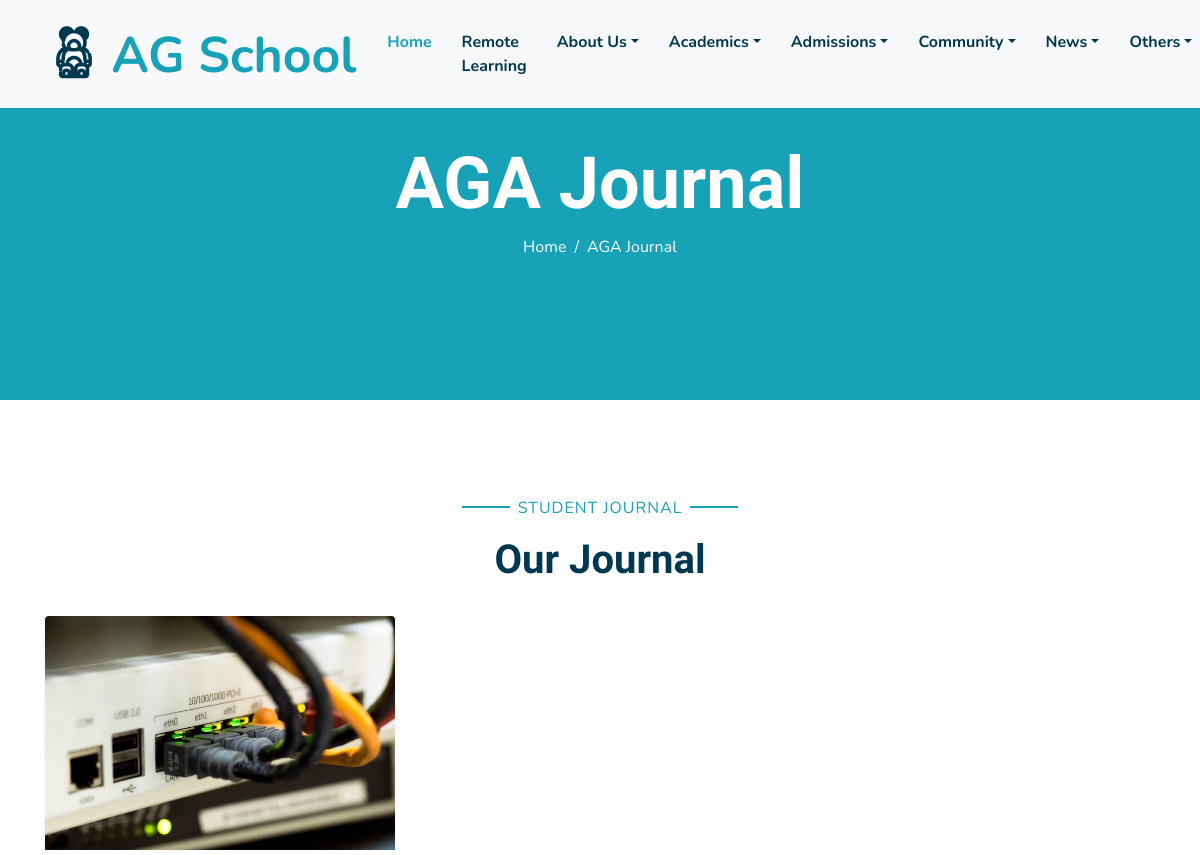
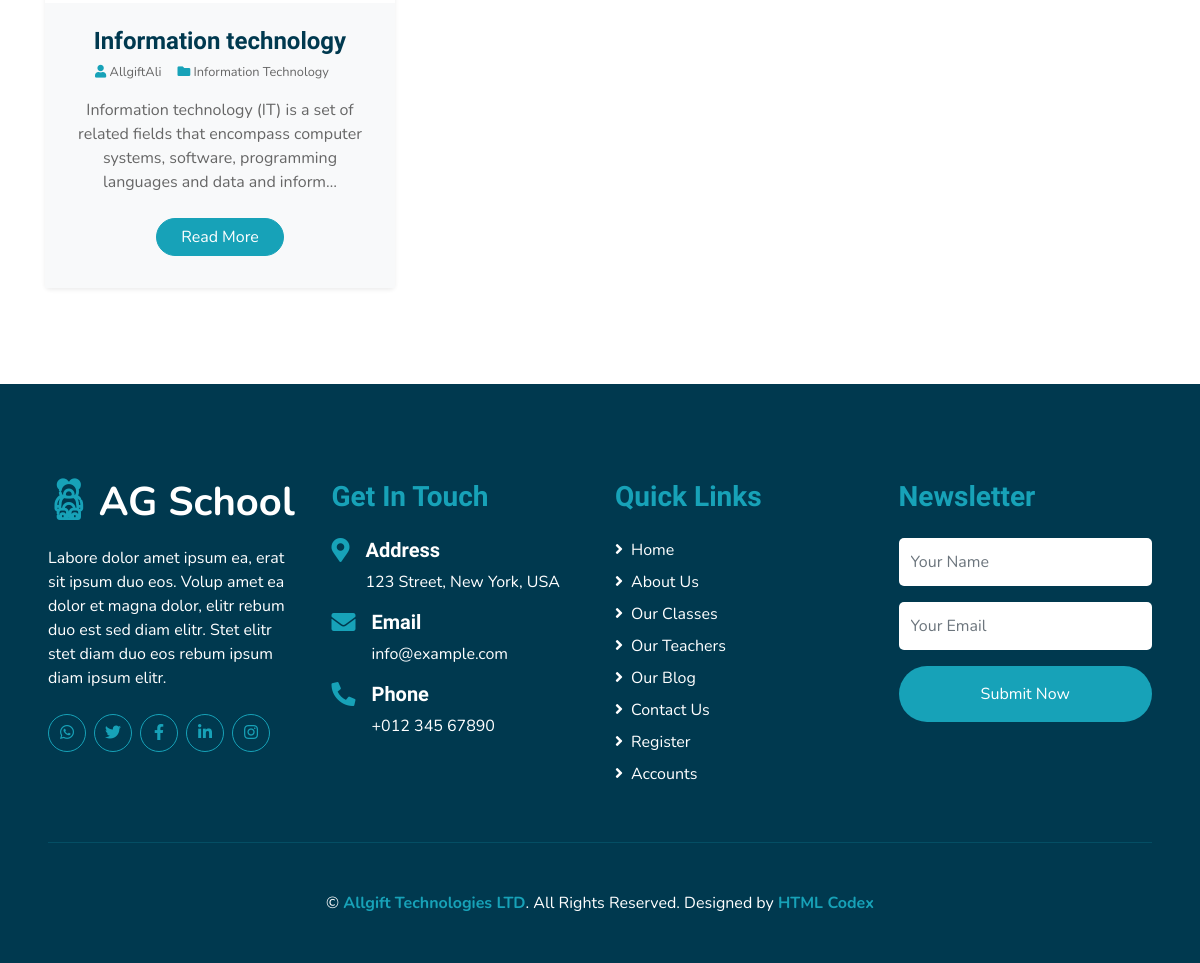
The page /journal/ on the database its author committed (2 pictures, top to bottom).
### core/models.py (models this page shows, shortened)
class Journal(models.Model):
    author = models.ForeignKey(User, on_delete=models.CASCADE)
    category = models.ForeignKey(ArticlesCategories, on_delete=models.CASCADE)
    image_1 = models.ImageField()
    image_2 = models.ImageField(blank=True, null=True)
    title = models.CharField(max_length=255)
    quote_1 = models.CharField(max_length=255)
    paragraph_1 = models.TextField()
    paragraph_2 = models.TextField()
    paragraph_3 = models.TextField(blank=True, null=True)
    paragraph_4 = models.TextField(blank=True, null=True)
    paragraph_5 = models.TextField(blank=True, null=True)
    paragraph_6 = models.TextField(blank=True, null=True)
    paragraph_7 = models.TextField(blank=True, null=True)
    paragraph_8 = models.TextField(blank=True, null=True)
    paragraph_9 = models.TextField(blank=True, null=True)
    quote_2 = models.TextField(blank=True, null=True)
    created_on = models.DateTimeField(auto_now_add=True)
    updated_on = models.DateTimeField(auto_now=True)

class ArticlesCategories(models.Model):
    category = models.CharField(max_length=128)
    def __str__(self):
        return f"{self.category}"

### authy/models.py (models this page shows, shortened)
class User(AbstractUser):
    full_name = models.CharField(max_length=200, null=True)
    email = models.EmailField(unique=True, null=True)
    phone = models.CharField(max_length=20)
    avatar = models.ImageField(null=True, default="default.jpg")
    background_img = models.ImageField(default='home-bg.jpg', upload_to='background_pics')
    gender = models.CharField(max_length=100, choices=GENDER_CHOICE, null=True, blank=True)
    marital_status = models.CharField(max_length=100, choices=MARITAL_STATUS, default='Single')
    region = models.CharField(max_length=100, choices=REGION_CHOICE, null=True, blank=True)
    residence = models.CharField(max_length=100)
    GPS_Address = models.CharField(max_length=10)
    nationality = models.CharField(max_length=100, default='Ghanaian')
    created = models.DateField(auto_now_add=True)
    is_blocked = models.BooleanField(default=False)
    facebook_url = models.URLField(max_length=255, blank=True, null=True)
    twitter_url = models.URLField(max_length=255, blank=True, null=True)
    instagram_url = models.URLField(max_length=255, blank=True, null=True)
    linkedin_url = models.URLField(max_length=255, blank=True, null=True)
    website_url = models.URLField(max_length=255, blank=True, null=True)
    REQUIRED_FIELDS = []

### core/views.py (the view)
# urls.py: path("journal/", views.journal, name='journal'),
def journal(request):
    journals = Journal.objects.all()
    context = {
        'journals': journals
    }
    return render(request, 'core/journal.html', context)

### templates/core/journal.html (shortened to what this page needs)
{% extends 'base.html' %}
{% load static %}
{% block content %}
    <div class="container-fluid bg-primary mb-5">
      <div
        class="d-flex flex-column align-items-center justify-content-center"
        style="min-height: 400px"
      >
        <h3 class="display-3 font-weight-bold text-white">AGA Journal</h3>
        <div class="d-inline-flex text-white">
          <p class="m-0"><a class="text-white" href="{% url 'home' %}">Home</a></p>
          <p class="m-0 px-2">/</p>
          <p class="m-0">AGA Journal</p>
        </div>
      </div>
    </div>
    <div class="container-fluid pt-5">
      <div class="container">
        <div class="text-center pb-2">
          <p class="section-title px-5">
            <span class="px-2">Student Journal</span>
          </p>
          <h1 class="mb-4">Our Journal</h1>
        </div>
        <div class="row pb-3">
          {% for article in  journals %}
          <div class="col-lg-4 mb-4">
            <div class="card border-0 shadow-sm mb-2">
              <img class="card-img-top mb-2" src="{{ article.image_1.url }}" alt="" />
              <div class="card-body bg-light text-center p-4">
                <h4 class="">{{ article.title }}</h4>
                <div class="d-flex justify-content-center mb-3">
                  <small class="mr-3"
                    ><i class="fa fa-user text-primary"></i> {{ article.author }}</small
                  >
                  <small class="mr-3"
                    ><i class="fa fa-folder text-primary"></i> {{ article.category }}</small
                  >
                </div>
                <p>
                  {{ article.paragraph_1|truncatechars:140 }}
                </p>
                <a href="{% url 'journal_details' article.pk %}" class="btn btn-primary px-4 mx-auto my-2"
                  >Read More</a
                >
              </div>
            </div>
          </div>
          {% empty %}
            <p class="text-center"><b>No Journal Added</b></p>
          {% endfor %}
        </div>
      </div>
    </div>
{% endblock content %}

### rows shown on the page
Journal: image_1 (picture), title "Information technology", author "AllgiftAli", category "Information Technology", paragraph_1 "Information technology (IT) is a set of related fields that encompass computer systems, software, programming languages and data and inform…"
